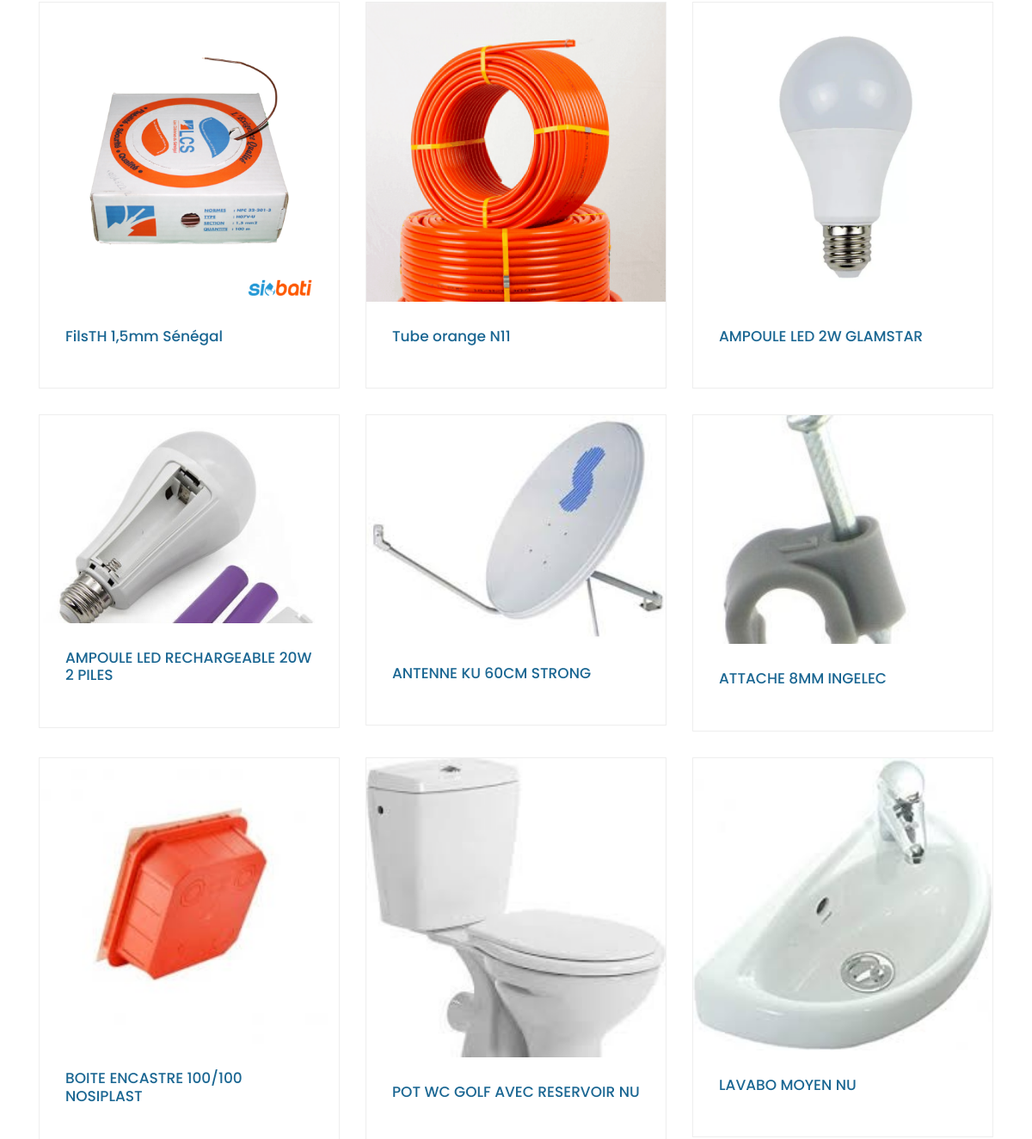
Before: / (middle part) with the older database file.
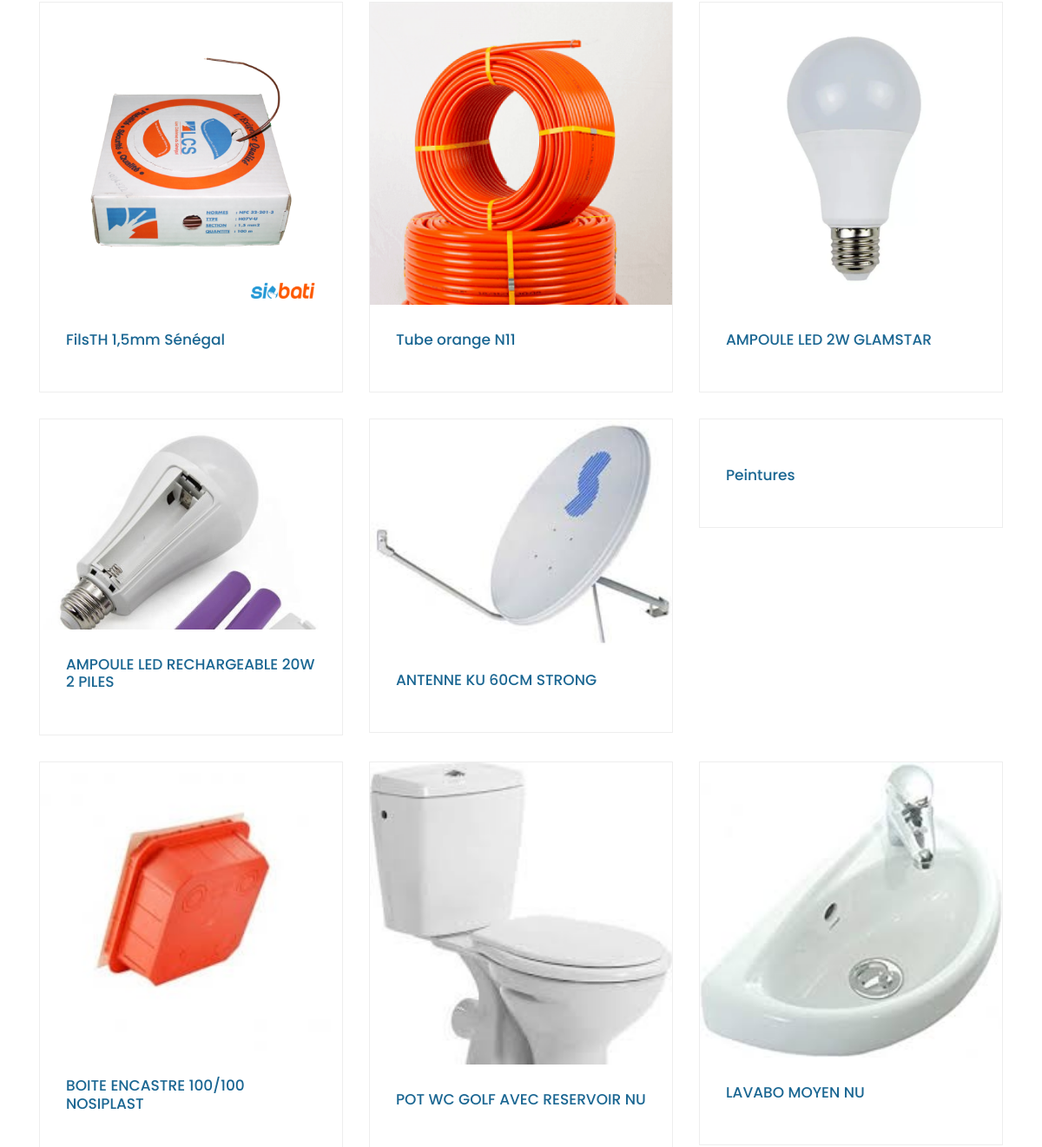
After: the same page with the newer database file.
### marine/models.py (models this page shows, shortened)
class Product(models.Model):
    name = models.CharField(max_length = 300)
    description = models.TextField(max_length = 300, null = True)
    image = models.ImageField(upload_to = 'produits')
    categorie = models.CharField(max_length=50, choices=CATEGORIE)

### marine/views.py (the view)
# urls.py: 2. Add a URL to urlpatterns:  path('', views.home, name='home')
def home(request):
    produits = Product.objects.all()[:9]
    context = {"produits":produits}
    return render(request, "index.html", context)

### marine/templates/index.html (shortened to what this page needs)
{% load static %}
<!DOCTYPE html>
<html lang="en">
  <head>
    <link href="{% static 'vendor/bootstrap/css/bootstrap.min.css' %}" rel="stylesheet">
    <link rel="stylesheet" href="{% static 'assets/css/fontawesome.css' %}">
    <link rel="stylesheet" href="{% static 'assets/css/templatemo-sixteen.css' %}">
    <link rel="stylesheet" href="{% static 'assets/css/owl.css' %}">
  </head>
  <body>
    {% block content %}
    <div class="latest-products">
      <div class="container">
        <div class="row">
          {% for produit in produits %}
          <div class="col-md-4">
            <div class="product-item">
            <a href="#"><img src="{{produit.image.url}}" alt=""></a>
              <div class="down-content">
                <a href="#"><h4>{{produit.name}}</h4></a>
              </div>
            </div>
          </div>
          {% endfor %}
        </div>
    </div>
    {% endblock %}
  </body>
</html>

Changed rows visible on the page:
removed Product: image (picture), name "ATTACHE 8MM INGELEC"
added Product: name "Peintures"
